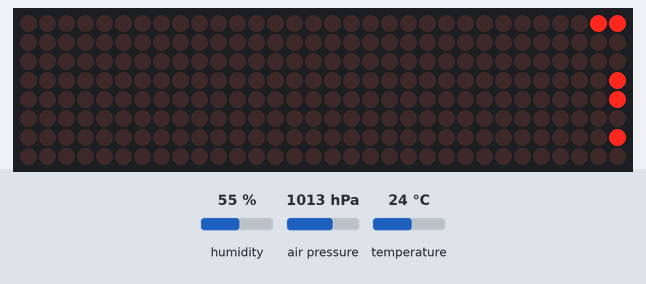
This sketch was run on a simulated Arduino Uno, built with avr-gcc and run on an emulated ATmega328P. Parts: 32×8 LED matrix. The inputs (shaded band) are chosen by the test bench; at power-on: humidity 55 %, air pressure 1013 hPa, temperature 24 °C.

Above: at 0.25 s.
At 1.55 s:
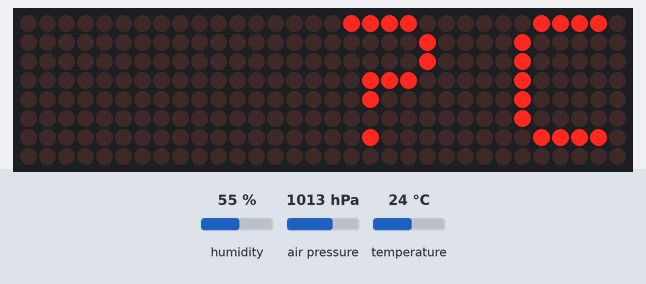
At 2.95 s:
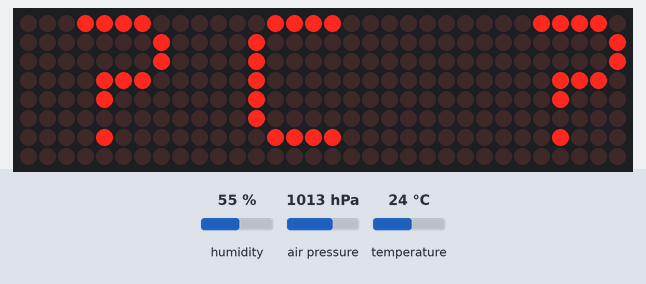
At 5.65 s:
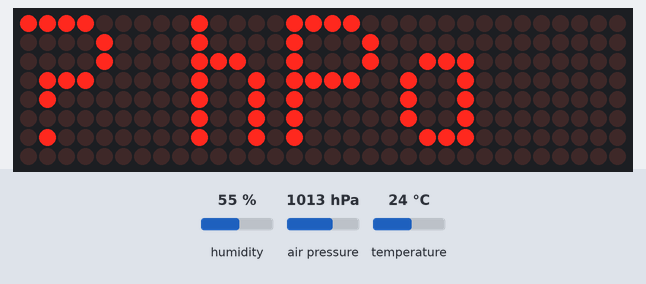
At 8.35 s:
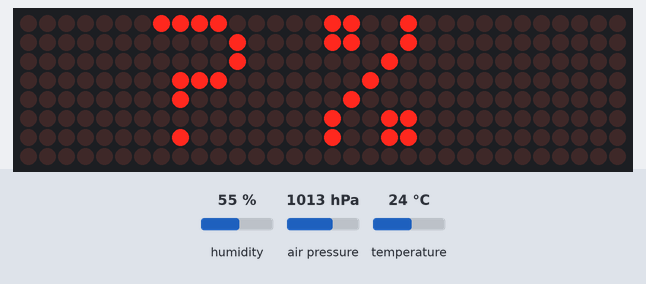
At 11.15 s:
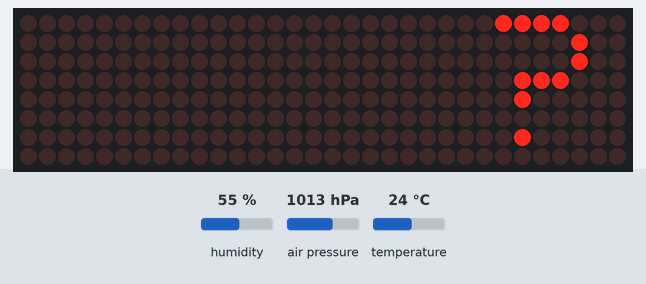

The sketch:

matrix_scroll_bme_280.ino
```cpp
#include <MD_Parola.h>
#include <MD_MAX72xx.h>
#include <SPI.h>
#include <Wire.h>
#include <Adafruit_Sensor.h>
#include <Adafruit_BME280.h>

#define HARDWARE_TYPE MD_MAX72XX::FC16_HW
#define MAX_DEVICES 4
#define CS_PIN 10

#define DATA_PIN 11
#define CLK_PIN 13
MD_Parola myDisplay = MD_Parola(HARDWARE_TYPE, DATA_PIN, CLK_PIN, CS_PIN, MAX_DEVICES);

Adafruit_BME280 bme;

void setup() {
  myDisplay.begin();
  myDisplay.setIntensity(5);
  myDisplay.displayClear();
  bme.begin(0x76);
}

void loop() {
  if (myDisplay.displayAnimate()) {
    myDisplay.displayReset();
      float temp = bme.readTemperature();
      float press = bme.readPressure() / 100.0F;
      float hum = bme.readHumidity();
      char text[200];
      int ret = snprintf(text, sizeof text, "%.1f C   %.1f hPa   %.1f %%", temp, press, hum);
      myDisplay.displayText(text , PA_CENTER, 100, 0, PA_SCROLL_LEFT, PA_SCROLL_LEFT);
  }
}
```

Measured:
- by itself, everything shown: repeats every 10.4 s, in 104 steps
